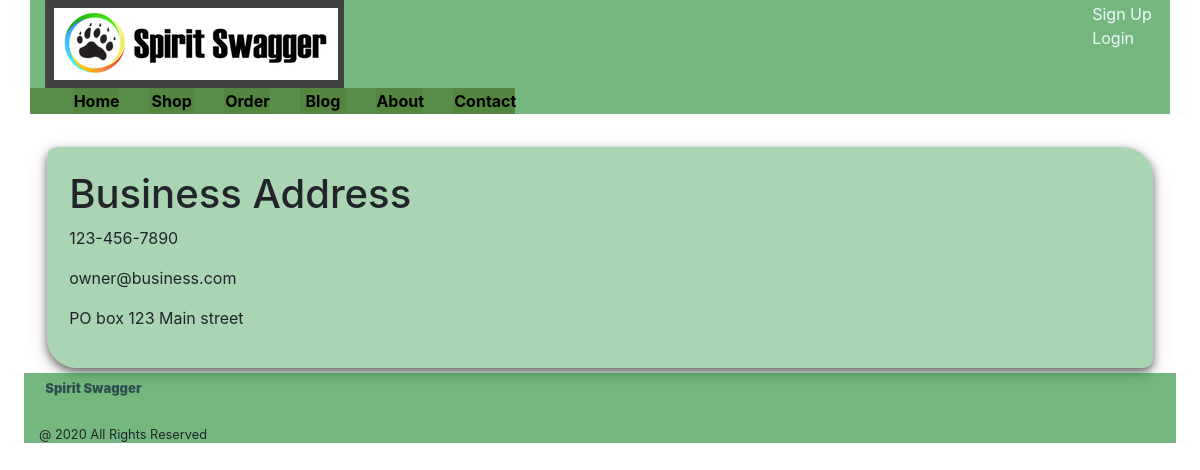
Page /contact/ on the committed database.
### home/models.py (models this page shows, shortened)
class ContactInfo(models.Model):
    title = models.CharField(blank=False, max_length=100)
    email = models.CharField(blank=True, max_length=100)
    phone = models.CharField(blank=True, max_length=50)
    address = models.CharField(blank=True, max_length=150)

### home/views.py (the view)
# urls.py: path('contact/', views.contact, name='contact'),
def contact(request):
    context = {
        'title': "About",
        'contacts': ContactInfo.objects.all()
    }
    return render(request, 'home/contact.html', context)

### home/templates/home/contact.html
{% extends "home/base.html" %}
{% load static %}
{% block content %}
    {% for contact in contacts %}
        <div class="homePost">
            <div class="row">
                <div class="col-9">
                    <h1>{{ contact.title }}</h1>
                    <p>{{ contact.phone }}</p>
                    <p>{{ contact.email }}</p>
                    <p>{{ contact.address }}</p>
                </div>
            </div>
        </div>
    {% endfor %}
{% endblock content %}

### home/static/home/style.css (style rules this page uses)
* { margin: 0; padding: 0; }
html, body { height: 100%; margin-left: 2%; margin-right: 2%; }
.homePost { max-width: 100%; padding: 2%; border-radius: 10px 30px; background-color: rgba(26, 138, 45, 0.363); overflow: auto; box-shadow: 0 4px 8px 0 rgba(0, 0, 0, 0.5), 0 6px 20px 0 rgba(0, 0, 0, 0.19); margin-top: 2%; }
.homePost p { position: center; top: 50%; }

### rows in the picture
ContactInfo: title "Business Address", phone "123-456-7890", email "owner@business.com", address "PO box 123 Main street"
